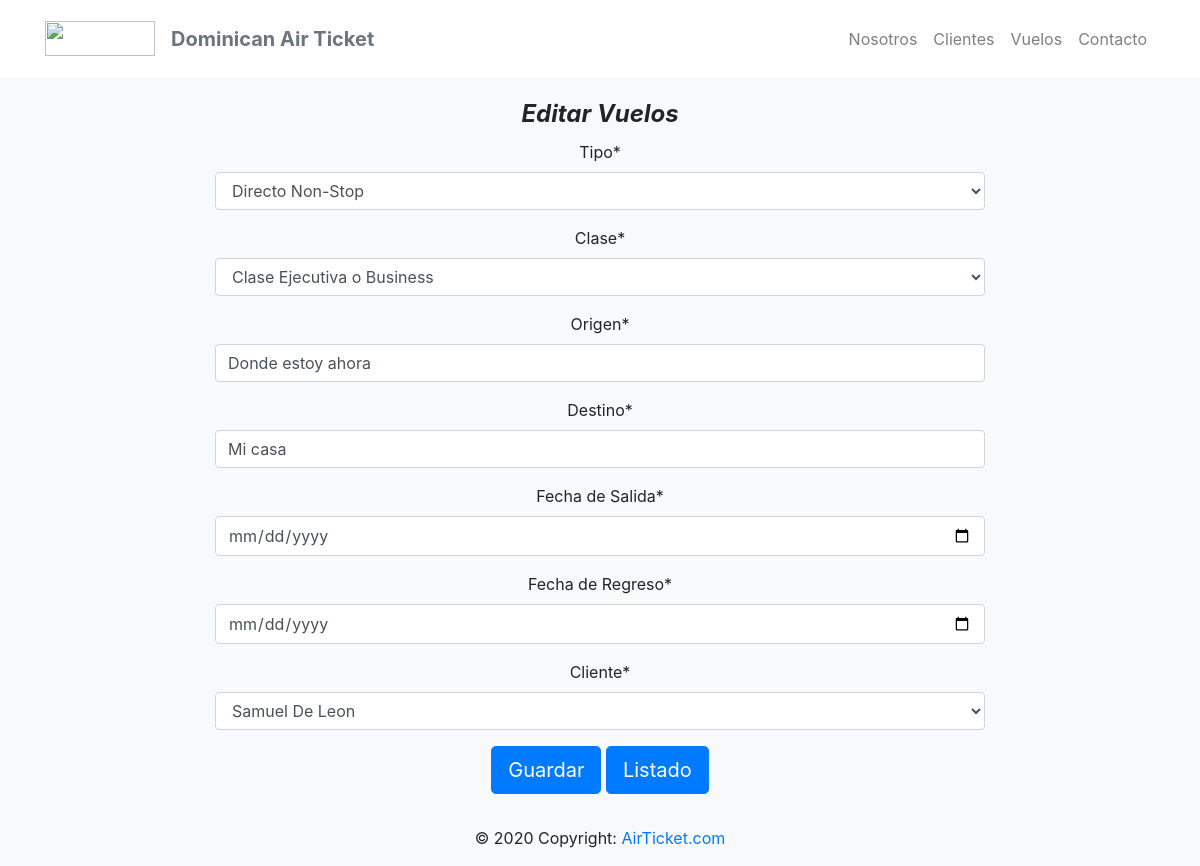
The page /vuelos/edit/1 on the database its author committed.
### registro/models.py (models this page shows, shortened)
class Tipos(models.Model):
    tipo_vuelo = models.CharField(
        max_length=50
        )
    def __str__(self):
        return f"{self.tipo_vuelo}"

class Clases(models.Model):
    clase = models.CharField(
        max_length=50
        )
    def __str__(self):
        return f"{self.clase}"

class Vuelo(models.Model):
    tipo_vuelo = models.ForeignKey(Tipos, on_delete=models.CASCADE)
    clase = models.ForeignKey(Clases, on_delete=models.CASCADE)
    origen = models.CharField(
        max_length=50,
        validators = [MinLengthValidator(2, "Debe introducir dos caracteres")]
    )
    destino = models.CharField(
        max_length=50,
        validators = [MinLengthValidator(2, "Debe introducir dos caracteres")]
    )
    fecha_salida = models.DateTimeField('fecha de salida', default=now)
    fecha_regreso = models.DateTimeField('fecha de regreso', default=now)
    clientes = models.ForeignKey(Cliente, on_delete=models.CASCADE)

### registro/views.py (the view)
# urls.py: path('vuelos/edit/<int:id_vuelo>', views.vuelo_edit, name='vuelo_edit'),
def vuelo_edit(request, id_vuelo):
    vuel = Vuelo.objects.filter(id=id_vuelo).first()
    form = form_vuelo(instance=vuel)
    return render(request, 'vuelo_edit.html', {'form':form, 'vuelo':vuel})

### registro/forms.py
class form_vuelo(forms.ModelForm):
    class Meta:
        model = Vuelo
        fields = [
            "tipo_vuelo",
            "clase",
            "origen",
            "destino",
            "fecha_salida",
            "fecha_regreso",
            "clientes"
        ]
        labels = {
            "tipo_vuelo":"Tipo",
            "clase":"Clase",
            "origen":"Origen",
            "destino":"Destino",
            "fecha_salida":"Fecha de Salida",
            "fecha_regreso":"Fecha de Regreso",
            "clientes":"Cliente",
        }
        widgets = {
            "tipo_vuelo": forms.Select(attrs={"class":"form-control"}),
            "clase": forms.Select(attrs={"class":"form-control"}),
            "origen": forms.TextInput(attrs={"class":"form-control"}),
            "destino": forms.TextInput(attrs={"class":"form-control"}),
            "fecha_salida": forms.TextInput(attrs={'type': 'date'}),
            "fecha_regreso": forms.TextInput(attrs={'type': 'date'}) ,
            "clientes": forms.Select(attrs={"class":"form-control"}),
        }

### registro/models.py (called while the page is built)
    def __str__(self):
        return f"{self.nombre} {self.apellido}"

### registro/templates/vuelo_edit.html (shortened to what this page needs)
{% extends 'base.html' %}
{% load crispy_forms_tags %}
{% block cont  %}
        <br>
        <form class="form-horizontal" action = "{% url 'vuelo_update' vuelo.id %}" method = "POST">
            <strong><legend class="text-center header font-italic">Editar Vuelos</legend></strong>
            <center>
            <div class="form-group ">
                <div class="col-md-8">
                {{ form|crispy }}
                </div>
            </div>
            <div class="form-group">
                <div class="col-md-12">
                <button type="submit" class="btn btn-primary btn-lg">Guardar</button>
                <a class="btn btn-primary btn-lg" href="{% url 'vuelo_view' %}">Listado</a>
                </div>
            </div>
            </center>
        </form>
{% endblock  %}

### rows shown on the page
Tipos: tipo_vuelo "Directo Non-Stop"
Clases: clase "Clase Ejecutiva o Business"
Vuelo: origen "Donde estoy ahora", destino "Mi casa", clientes "Samuel De Leon"
